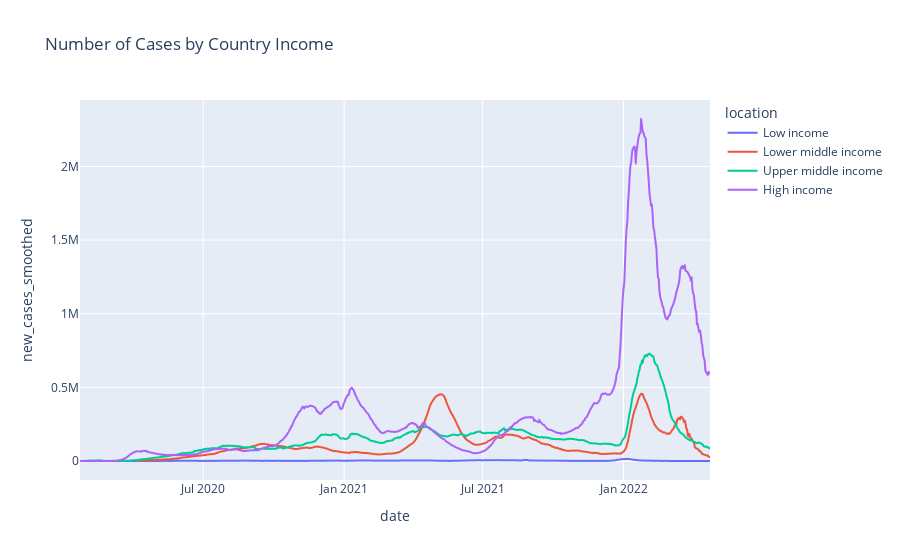

Here is the notebook cell this chart was saved with:
### Code cell
fig = px.line(income_df, x='date',y='new_cases_smoothed', color='location',title='Number of Cases by Country Income')
fig.show()

### Figure 1 — Plotly figure (JSON) as saved in the notebook; plotly's stock layout.template omitted (floating-point values rounded to 4 significant figures; data arrays with more than 128 entries replaced by an {"elided": "..."} marker saying what was removed)
{"data": [{"hovertemplate": "location=Low income<br>date=%{x}<br>new_cases_smoothed=%{y}<extra></extra>", "legendgroup": "Low income", "line": {"color": "#636efa", "dash": "solid"}, "marker": {"symbol": "circle"}, "mode": "lines", "name": "Low income", "showlegend": true, "type": "scattergl", "x": {"elided": "792 str values"}, "xaxis": "x", "y": {"elided": "792 float values"}, "yaxis": "y"}, {"hovertemplate": "location=Lower middle income<br>date=%{x}<br>new_cases_smoothed=%{y}<extra></extra>", "legendgroup": "Lower middle income", "line": {"color": "#EF553B", "dash": "solid"}, "marker": {"symbol": "circle"}, "mode": "lines", "name": "Lower middle income", "showlegend": true, "type": "scattergl", "x": {"elided": "824 str values"}, "xaxis": "x", "y": {"elided": "824 float values"}, "yaxis": "y"}, {"hovertemplate": "location=Upper middle income<br>date=%{x}<br>new_cases_smoothed=%{y}<extra></extra>", "legendgroup": "Upper middle income", "line": {"color": "#00cc96", "dash": "solid"}, "marker": {"symbol": "circle"}, "mode": "lines", "name": "Upper middle income", "showlegend": true, "type": "scattergl", "x": {"elided": "824 str values"}, "xaxis": "x", "y": {"elided": "824 float values"}, "yaxis": "y"}, {"hovertemplate": "location=High income<br>date=%{x}<br>new_cases_smoothed=%{y}<extra></extra>", "legendgroup": "High income", "line": {"color": "#ab63fa", "dash": "solid"}, "marker": {"symbol": "circle"}, "mode": "lines", "name": "High income", "showlegend": true, "type": "scattergl", "x": {"elided": "824 str values"}, "xaxis": "x", "y": {"elided": "824 float values"}, "yaxis": "y"}], "layout": {"legend": {"title": {"text": "location"}, "tracegroupgap": 0}, "title": {"text": "Number of Cases by Country Income"}, "xaxis": {"anchor": "y", "domain": [0, 1], "title": {"text": "date"}}, "yaxis": {"anchor": "x", "domain": [0, 1], "title": {"text": "new_cases_smoothed"}}}}
